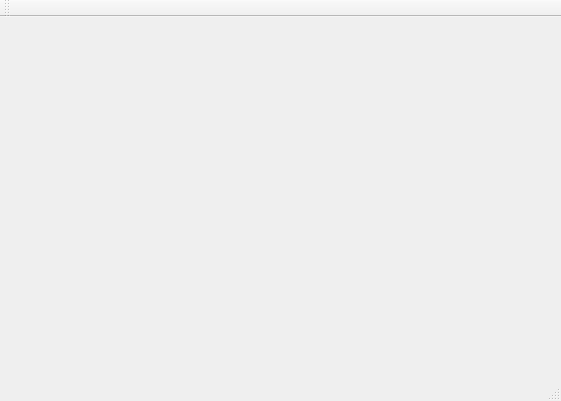
<?xml version="1.0" encoding="UTF-8"?>
<ui version="4.0">
 <class>MainDisplayWindow</class>
 <widget class="QMainWindow" name="MainDisplayWindow">
  <property name="geometry">
   <rect>
    <x>0</x>
    <y>0</y>
    <width>561</width>
    <height>401</height>
   </rect>
  </property>
  <property name="windowTitle">
   <string>MainWindow</string>
  </property>
  <widget class="QWidget" name="centralwidget"/>
  <widget class="QMenuBar" name="menubar">
   <property name="geometry">
    <rect>
     <x>0</x>
     <y>0</y>
     <width>561</width>
     <height>25</height>
    </rect>
   </property>
  </widget>
  <widget class="QStatusBar" name="statusbar"/>
  <widget class="QToolBar" name="toolBar">
   <property name="windowTitle">
    <string>toolBar</string>
   </property>
   <attribute name="toolBarArea">
    <enum>TopToolBarArea</enum>
   </attribute>
   <attribute name="toolBarBreak">
    <bool>false</bool>
   </attribute>
  </widget>
 </widget>
 <resources/>
 <connections/>
</ui>
